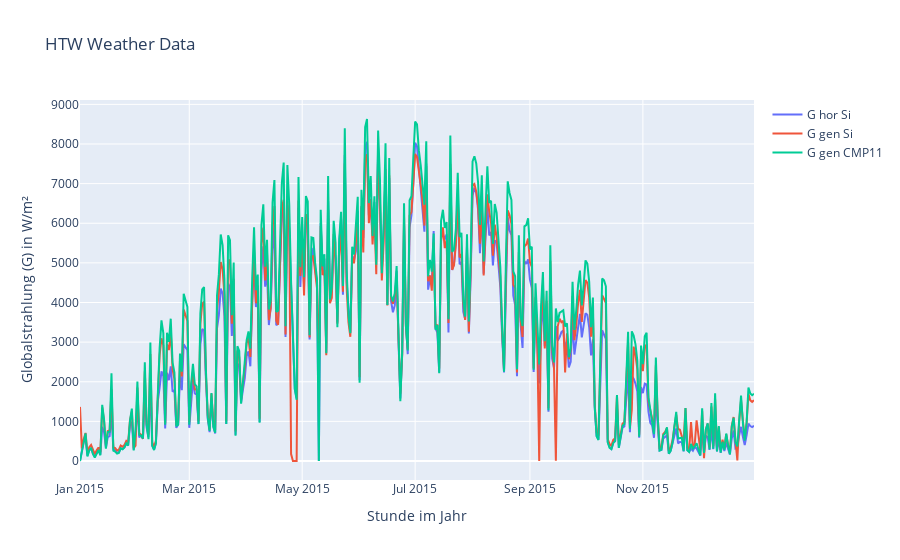

Notebook source saved alongside this figure:
### Markdown cell above
## Interactive Plot with Metadata

### Code cell
# Interactive plot
data = [
    go.Scatter(x=df_reD.index.tolist(), 
               y=df_reD['g_hor_si'].tolist(), 
               name='G hor Si', line=dict(), mode='lines'),
    go.Scatter(x=df_reD.index.tolist(), 
               y=df_reD['g_gen_si'].tolist(), 
               name='G gen Si', line=dict(), mode='lines'),
    go.Scatter(x=df_reD.index.tolist(), 
               y=df_reD['g_gen_cmp11'].tolist(), 
               name='G gen CMP11', line=dict(), mode='lines'),
]
layout = go.Layout(
    title=''.join(info_dict['Title']),
    yaxis=dict(title=''.join(info_dict['Y-Axis'])),
    xaxis=dict(title=''.join(info_dict['X-Axis']))
)
ifig_weather = go.Figure(data=data, layout=layout)
pltly.iplot(ifig_weather)

### Figure 1 — Plotly figure (JSON) as saved in the notebook; plotly's stock layout.template omitted (floating-point values rounded to 4 significant figures; data arrays with more than 128 entries replaced by an {"elided": "..."} marker saying what was removed)
{"data": [{"mode": "lines", "name": "G hor Si", "type": "scatter", "x": {"elided": "365 str values"}, "y": {"elided": "365 float values"}}, {"mode": "lines", "name": "G gen Si", "type": "scatter", "x": {"elided": "365 str values"}, "y": {"elided": "365 float values"}}, {"mode": "lines", "name": "G gen CMP11", "type": "scatter", "x": {"elided": "365 str values"}, "y": {"elided": "365 float values"}}], "layout": {"title": {"text": "HTW Weather Data"}, "xaxis": {"title": {"text": "Stunde im Jahr"}}, "yaxis": {"title": {"text": "Globalstrahlung (G) in W/m²"}}}}
